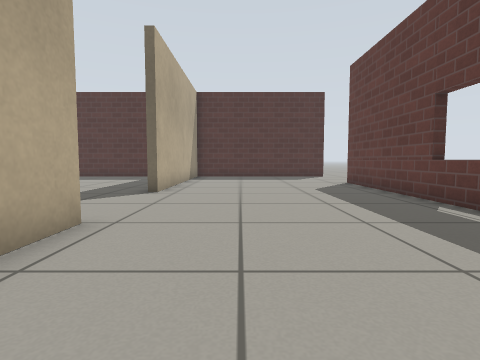
[1] (above)

17 first-person views from a walk through a Gazebo world. The camera is 0.5 m above the floor, tilts 4° down and sees 80° across. The floor is counted in squares, 0.5 m on a side. Each view is taken from the middle of a square. On the plan, view 1 faces up. The plan holds only what a view shows up to about 11 squares ahead; the rest is blank. Simple patterns stand in for the simulator's built-in surfaces.

[2]
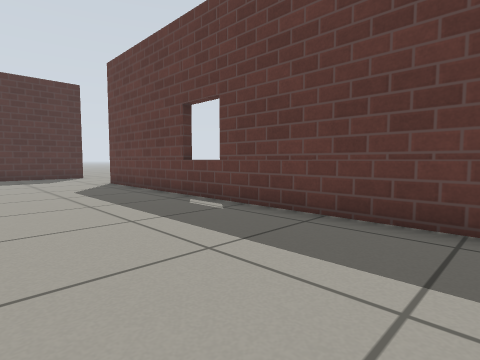

[3]
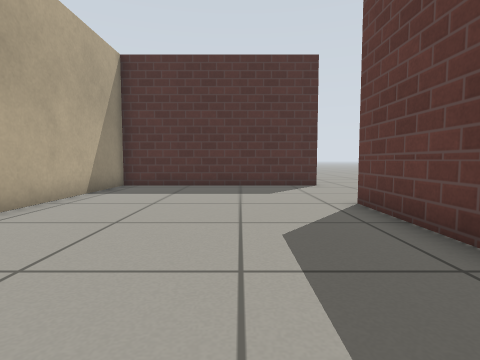

[4]
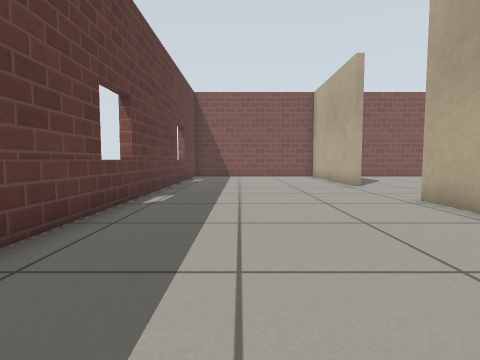

[5]
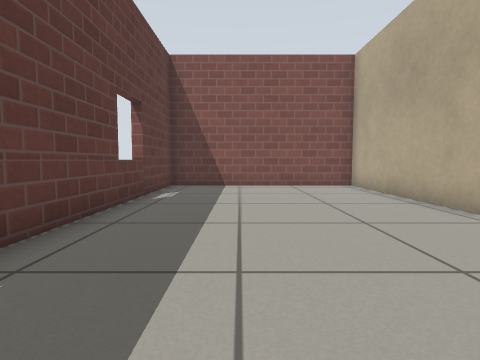

[6]
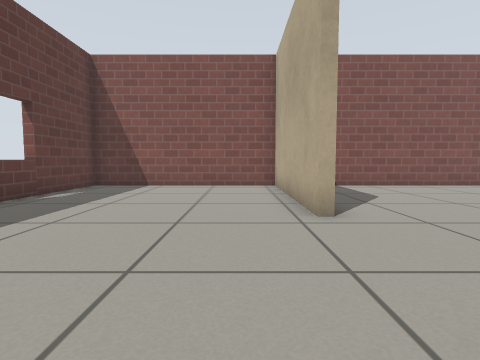

[7]
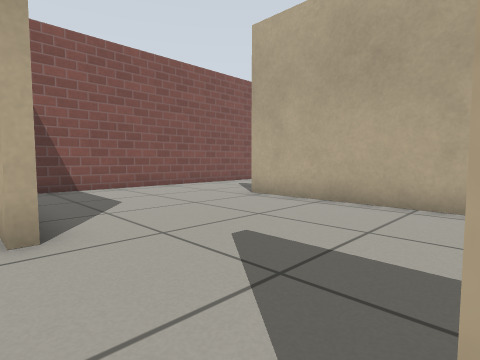

[8]
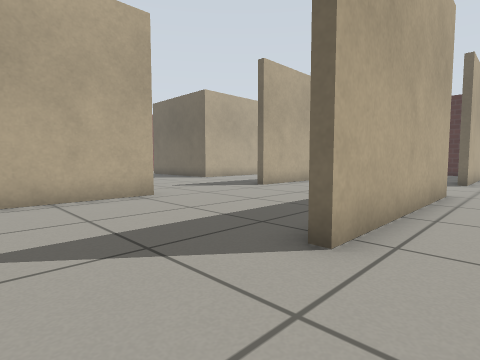

[9]
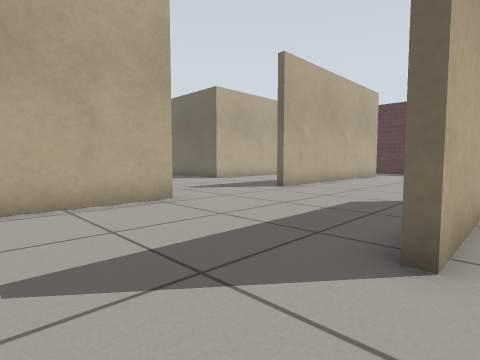

[10]
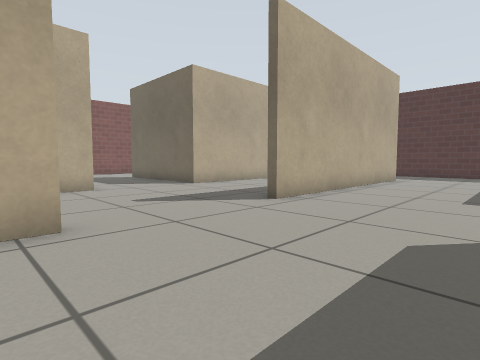

[11]
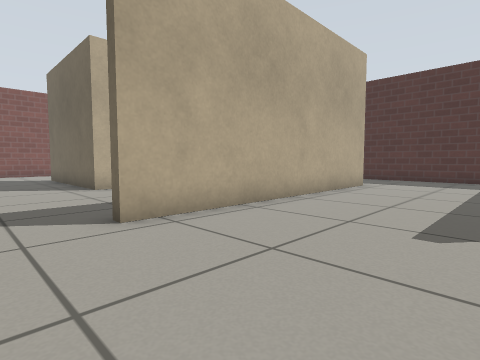

[12]
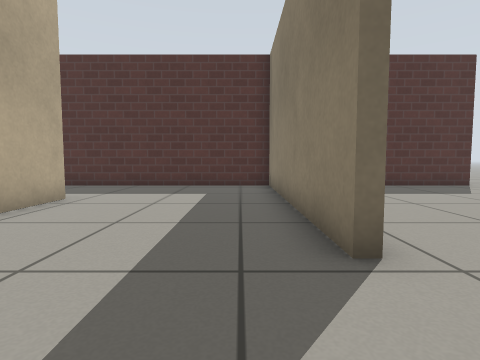

[13]
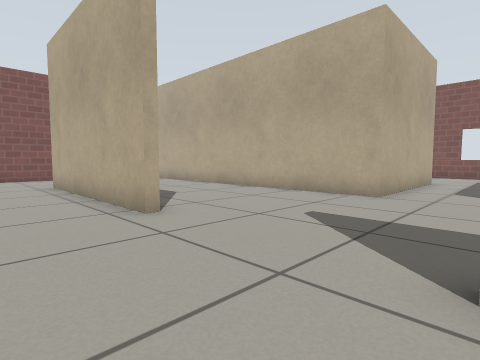

[14]
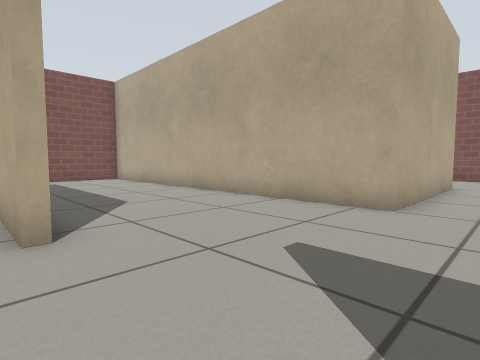

[15]
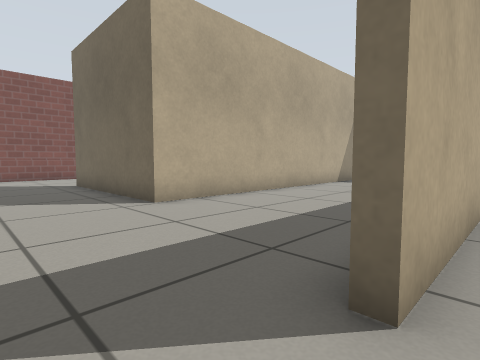

[16]
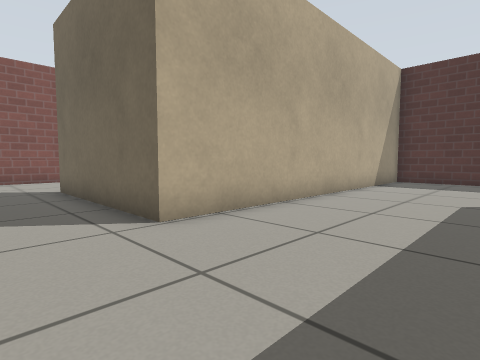

[17]
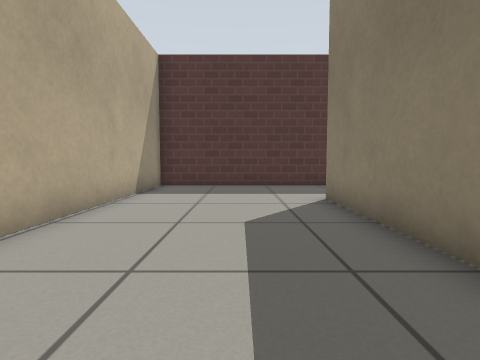

### Floor plan
Key: @ floor where view 1 was taken; # wall or solid block; . floor.
Columns run from 24 left of view 1 to 6 right of it. Each row starts with its distance up from view 1.
 17           ####################.
 16           #..........#.........
 15           #..........#.........
 14           #..........#........
 13           #....#.....#........
 12           #....#.....#.......#
 11           #....#.....#.......#
 10           #....#.....#.......#
  9           #....#.....#.......#
  8           #....#.............#
  7           #....#.............#
  6  ..      ##....#.............#
  5 ....######.....#.............#
  4 ...............#.....#.......#
  3   ...................#.......#
  2   ...................#.......#
  1   ..#######..........#.......#
  0           #..........#..@....#
 -1           #....#.....#.......#
 -2           #....#.....#.......#
 -3           #....#.............#
 -4           #....#.............#
 -5           #....#.............#
 -6           #....#.............#
 -7           #....#.....#.......#
 -8            ..........#.......#
 -9             .........#.......#
-10               .......#.......#
-11                ......#.......#
-12               ################

Positions as (right, up) in squares from view 1, and headings:
1: (0, 0), facing up
2: (0, 0), facing up-right
3: (2, 6), facing up
4: (2, 5), facing down
5: (2, -1), facing down
6: (-1, -1), facing down
7: (-2, -2), facing down-left
8: (-1, -5), facing up-left
9: (-2, -5), facing up-left
10: (-4, -2), facing up-left
11: (-4, 2), facing up-left
12: (-4, 6), facing up
13: (-6, 4), facing down-left
14: (-8, 3), facing down-left
15: (-8, 2), facing up-left
16: (-10, 3), facing up-left
17: (-11, 6), facing up
